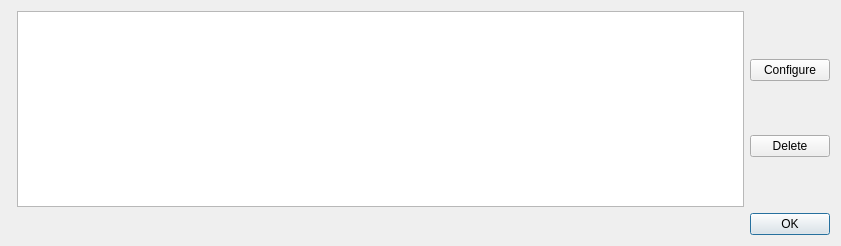
<?xml version="1.0" encoding="UTF-8"?>
<ui version="4.0">
 <class>Dialog</class>
 <widget class="QDialog" name="Dialog">
  <property name="geometry">
   <rect>
    <x>0</x>
    <y>0</y>
    <width>841</width>
    <height>246</height>
   </rect>
  </property>
  <property name="windowTitle">
   <string>Catalogs Management</string>
  </property>
  <layout class="QFormLayout" name="formLayout">
   <item row="0" column="1">
    <layout class="QHBoxLayout" name="horizontalLayout">
     <item>
      <widget class="QListWidget" name="list_catalogs"/>
     </item>
     <item>
      <layout class="QVBoxLayout" name="verticalLayout_4">
       <item>
        <widget class="QPushButton" name="bt_configure">
         <property name="text">
          <string>Configure</string>
         </property>
        </widget>
       </item>
       <item>
        <widget class="QPushButton" name="bt_delete">
         <property name="text">
          <string>Delete</string>
         </property>
        </widget>
       </item>
      </layout>
     </item>
    </layout>
   </item>
   <item row="1" column="1">
    <widget class="QDialogButtonBox" name="buttonBox">
     <property name="standardButtons">
      <set>QDialogButtonBox::StandardButton::Ok</set>
     </property>
    </widget>
   </item>
  </layout>
 </widget>
 <resources/>
 <connections>
  <connection>
   <sender>buttonBox</sender>
   <signal>accepted()</signal>
   <receiver>Dialog</receiver>
   <slot>accept()</slot>
   <hints>
    <hint type="sourcelabel">
     <x>699</x>
     <y>222</y>
    </hint>
    <hint type="destinationlabel">
     <x>809</x>
     <y>178</y>
    </hint>
   </hints>
  </connection>
 </connections>
</ui>
